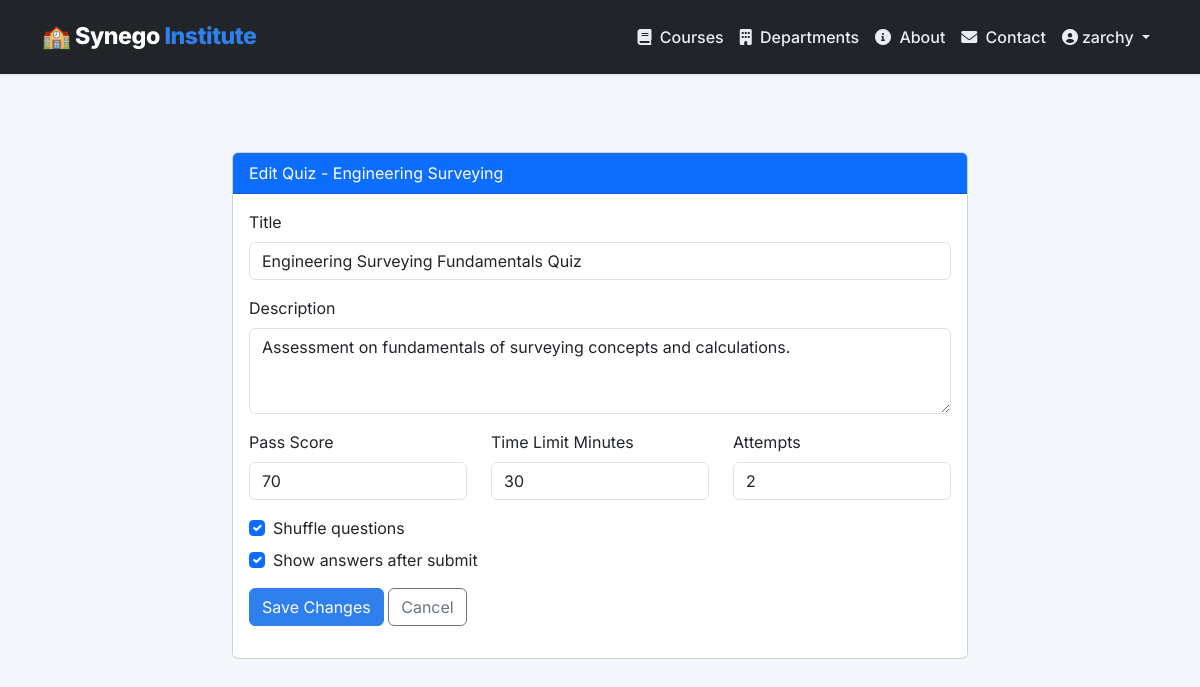
/admin-panel/quiz/1/edit/ (signed in), run on the app's committed database.
### lms/models.py (models this page shows, shortened)
class User(AbstractUser):
    ROLE_CHOICES = (
        ('admin', 'Administrator'),
        ('instructor', 'Instructor'),
        ('learner', 'Learner'),
        ('dept_head', 'Department Head'),
        ('approver', 'Approver'),
    )
    GENDER_CHOICES = (
        ('M', 'Male'),
        ('F', 'Female'),
        ('O', 'Other'),
    )
    role = models.CharField(max_length=20, choices=ROLE_CHOICES, default='learner')
    department = models.ForeignKey(
        'Department', null=True, blank=True, on_delete=models.SET_NULL,
        related_name='members'
    )
    phone_number = models.CharField(max_length=20, blank=True)
    address = models.TextField(blank=True)
    gender = models.CharField(max_length=1, choices=GENDER_CHOICES, blank=True)
    date_of_birth = models.DateField(null=True, blank=True)
    profile_picture = models.ImageField(upload_to='profile_pics/', null=True, blank=True)
    is_approved = models.BooleanField(default=False)
    approval_token = models.UUIDField(unique=True, null=True, blank=True)
    approval_token_created_at = models.DateTimeField(null=True, blank=True)
    temp_password = models.CharField(max_length=128, blank=True)
    temp_password_created_at = models.DateTimeField(null=True, blank=True)
    google_access_token = models.TextField(blank=True)
    google_refresh_token = models.TextField(blank=True)
    google_token_expiry = models.DateTimeField(null=True, blank=True)
    last_active = models.DateTimeField(auto_now=True)
    login_count = models.PositiveIntegerField(default=0)
    failed_login_attempts = models.PositiveIntegerField(default=0)
    account_locked_until = models.DateTimeField(null=True, blank=True)
    email_verified = models.BooleanField(default=False)
    email_verification_token = models.UUIDField(unique=True, null=True, blank=True)
    receive_notifications = models.BooleanField(default=True)
    language = models.CharField(max_length=10, default='en')
    class Meta:
        indexes = [
            models.Index(fields=['email']),
            models.Index(fields=['role', 'is_approved']),
            models.Index(fields=['username']),
            models.Index(fields=['last_active']),
        ]

class Course(models.Model):
    DIFFICULTY_CHOICES = (
        ('beginner', 'Beginner'),
        ('intermediate', 'Intermediate'),
        ('advanced', 'Advanced'),
    )
    STATUS_CHOICES = (
        ('draft', 'Draft'),
        ('published', 'Published'),
        ('archived', 'Archived'),
    )
    department = models.ForeignKey(Department, on_delete=models.CASCADE, related_name='courses')
    title = models.CharField(max_length=200)
    slug = models.SlugField(unique=True, blank=True)
    code = models.CharField(max_length=20, unique=True, help_text="Course code (e.g., BLCK-101)")
    description = models.TextField()
    learning_objectives = models.TextField(help_text="What students will learn")
    prerequisites = models.TextField(blank=True, help_text="Required prior knowledge")
    duration = models.CharField(max_length=50, help_text="e.g., '3 months', '6 weeks'")
    estimated_hours = models.PositiveIntegerField(default=40, help_text="Total estimated study hours")
    difficulty = models.CharField(max_length=20, choices=DIFFICULTY_CHOICES, default='beginner')
    price = models.DecimalField(max_digits=10, decimal_places=2, default=0.00)
    currency = models.CharField(max_length=3, default='USD')
    assignment_weight = models.PositiveIntegerField(default=70, validators=[MinValueValidator(0), MaxValueValidator(100)])
    project_weight = models.PositiveIntegerField(default=30, validators=[MinValueValidator(0), MaxValueValidator(100)])
    require_quiz_pass = models.BooleanField(default=True)
    quiz_pass_score = models.PositiveIntegerField(default=70, validators=[MinValueValidator(0), MaxValueValidator(100)])
    thumbnail = models.ImageField(upload_to='course_thumbnails/', null=True, blank=True)
    promo_video_url = models.URLField(blank=True)
    google_classroom_id = models.CharField(max_length=100, blank=True, unique=True, null=True)
    certificate_template = models.FileField(
        upload_to='cert_templates/',
        null=True, blank=True,
        validators=[FileExtensionValidator(['pdf'])]
    )
    status = models.CharField(max_length=20, choices=STATUS_CHOICES, default='draft')
    is_active = models.BooleanField(default=True)
    created_at = models.DateTimeField(auto_now_add=True)
    updated_at = models.DateTimeField(auto_now=True)
    published_at = models.DateTimeField(null=True, blank=True)
    class Meta:
        ordering = ['title']
        indexes = [
            models.Index(fields=['department', 'status']),
            models.Index(fields=['slug']),
            models.Index(fields=['code']),
            models.Index(fields=['difficulty']),
        ]

class Quiz(models.Model):
    chapter = models.OneToOneField(Chapter, on_delete=models.CASCADE, related_name='quiz')
    title = models.CharField(max_length=200, default="Chapter Quiz")
    description = models.TextField(blank=True, help_text="Instructions for the quiz")
    pass_score = models.PositiveIntegerField(
        default=70,
        validators=[MinValueValidator(0), MaxValueValidator(100)],
        help_text="Minimum % to unlock next chapter"
    )
    time_limit_minutes = models.PositiveIntegerField(null=True, blank=True, help_text="Optional time limit")
    attempts_allowed = models.PositiveIntegerField(default=1)
    shuffle_questions = models.BooleanField(default=False)
    show_answers_after_submit = models.BooleanField(default=True)

### lms/views.py (the view, shortened to what this page needs)
# urls.py: path('admin-panel/quiz/<int:quiz_id>/edit/', views.admin_edit_quiz, name='admin_edit_quiz'),
@admin_required
def admin_edit_quiz(request, quiz_id):
    quiz = get_object_or_404(Quiz, id=quiz_id)
    chapter = quiz.chapter
    course = chapter.course
    context = {
        'quiz': quiz,
        'chapter': chapter,
        'course': course,
    }
    return render(request, 'lms/admin/edit_quiz.html', context)

### lms/context_processors.py (called while the page is built)
def app_info(request):
    return {
        "APP_NAME": "Synego Training Institute",
    }

### lms/views.py (called while the page is built)
def admin_required(view_func):
    return user_passes_test(lambda u: u.is_authenticated and (u.role == 'admin' or u.is_superuser))(view_func)

### lms/templates/lms/admin/edit_quiz.html (shortened to what this page needs)
{% extends "lms/base.html" %}
{% block content %}
<div class="container py-4"><div class="row justify-content-center"><div class="col-lg-8"><div class="card"><div class="card-header bg-primary text-white">Edit Quiz - {{ course.title }}</div><div class="card-body">
<form method="post">{% csrf_token %}
<div class="mb-3"><label class="form-label">Title</label><input name="title" class="form-control" value="{{ quiz.title }}" required></div>
<div class="mb-3"><label class="form-label">Description</label><textarea name="description" class="form-control" rows="3">{{ quiz.description }}</textarea></div>
<div class="row"><div class="col-md-4 mb-3"><label class="form-label">Pass Score</label><input type="number" name="pass_score" class="form-control" value="{{ quiz.pass_score }}"></div><div class="col-md-4 mb-3"><label class="form-label">Time Limit Minutes</label><input type="number" name="time_limit_minutes" class="form-control" value="{{ quiz.time_limit_minutes }}"></div><div class="col-md-4 mb-3"><label class="form-label">Attempts</label><input type="number" name="attempts_allowed" class="form-control" value="{{ quiz.attempts_allowed }}"></div></div>
<div class="form-check mb-2"><input type="checkbox" name="shuffle_questions" class="form-check-input" id="shuffle" {% if quiz.shuffle_questions %}checked{% endif %}><label class="form-check-label" for="shuffle">Shuffle questions</label></div>
<div class="form-check mb-3"><input type="checkbox" name="show_answers_after_submit" class="form-check-input" id="show" {% if quiz.show_answers_after_submit %}checked{% endif %}><label class="form-check-label" for="show">Show answers after submit</label></div>
<button class="btn btn-primary" type="submit">Save Changes</button> <a class="btn btn-outline-secondary" href="{% url 'lms:manage_course' course.slug %}">Cancel</a>
</form></div></div></div></div></div>
{% endblock %}

### lms/templates/lms/base.html (shortened to what this page needs)
﻿<!DOCTYPE html>
<html lang="en">
<head>
    <link href="https://cdn.jsdelivr.net/npm/bootstrap@5.3.0-alpha1/dist/css/bootstrap.min.css" rel="stylesheet">
    <link rel="stylesheet" href="https://cdnjs.cloudflare.com/ajax/libs/font-awesome/6.0.0/css/all.min.css">
</head>
<body>
    <nav class="navbar navbar-expand-lg navbar-dark bg-dark fixed-top shadow-sm">
        <div class="container">
            <a class="navbar-brand" href="{% url 'lms:index' %}">
                🏫 Synego <span>Institute</span>
            </a>
            <div class="collapse navbar-collapse" id="navbarNav">
                <ul class="navbar-nav ms-auto align-items-lg-center">
                    <li class="nav-item">
                        <a class="nav-link" href="{% url 'lms:course_list' %}"><i class="fas fa-book me-1"></i> Courses</a>
                    </li>
                    <li class="nav-item">
                        <a class="nav-link" href="{% url 'lms:department_list' %}"><i class="fas fa-building me-1"></i> Departments</a>
                    </li>
                    <li class="nav-item">
                        <a class="nav-link" href="{% url 'lms:about' %}"><i class="fas fa-info-circle me-1"></i> About</a>
                    </li>
                    <li class="nav-item">
                        <a class="nav-link" href="{% url 'lms:contact' %}"><i class="fas fa-envelope me-1"></i> Contact</a>
                    </li>
                    {% if user.is_authenticated %}
                        <li class="nav-item dropdown">
                            <a class="nav-link dropdown-toggle" href="#" role="button" data-bs-toggle="dropdown">
                                <i class="fas fa-user-circle me-1"></i>{{ user.first_name|default:user.username }}
                            </a>
                        </li>
                    {% endif %}
                </ul>
            </div>
        </div>
    </nav>
    <main>
        {% block content %}{% endblock %}
    </main>
</body>
</html>

### lms/templates/lms/base.html (style rules this page uses)
:root { --primary-color: #1f3a5d; --secondary-color: #2f80ed; --accent-color: #17a2b8; --bg-light: #f4f7fb; --bg-dark: #1d2833; --text-muted: #6c7a91; --surface: #ffffff; --surface-alt: #f9fbff; }
* { box-sizing: border-box; }
body { font-family: 'Inter', sans-serif; background-color: var(--bg-light); color: #1f2835; margin: 0; padding-top: 80px; }
.navbar { padding: 0.9rem 1rem; transition: background-color 0.3s ease; }
.navbar-brand { font-weight: 800; letter-spacing: -0.02em; font-size: 1.45rem; }
.navbar-brand span { color: var(--secondary-color); }
.navbar-nav .nav-link { color: #e9edf5; font-weight: 500; }
.btn-primary { background-color: var(--secondary-color); border-color: var(--secondary-color); }

### data on the page
User: first_name "zarchy"
Course: title "Engineering Surveying"
Quiz: title "Engineering Surveying Fundamentals Quiz", description "Assessment on fundamentals of surveying concepts and calculations.", pass_score "70", time_limit_minutes "30", attempts_allowed "2", shuffle_questions "☑", show_answers_after_submit "☑"
